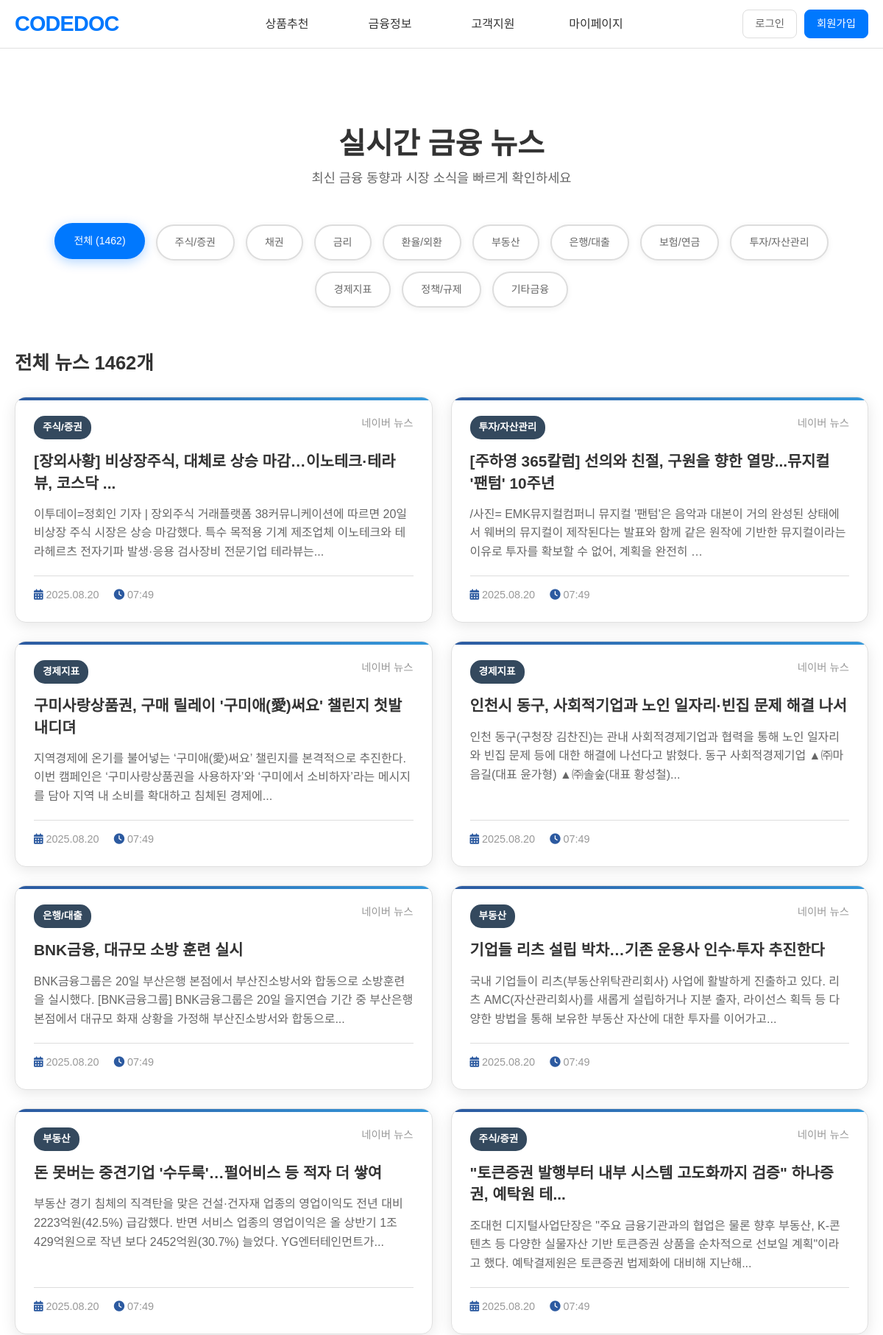
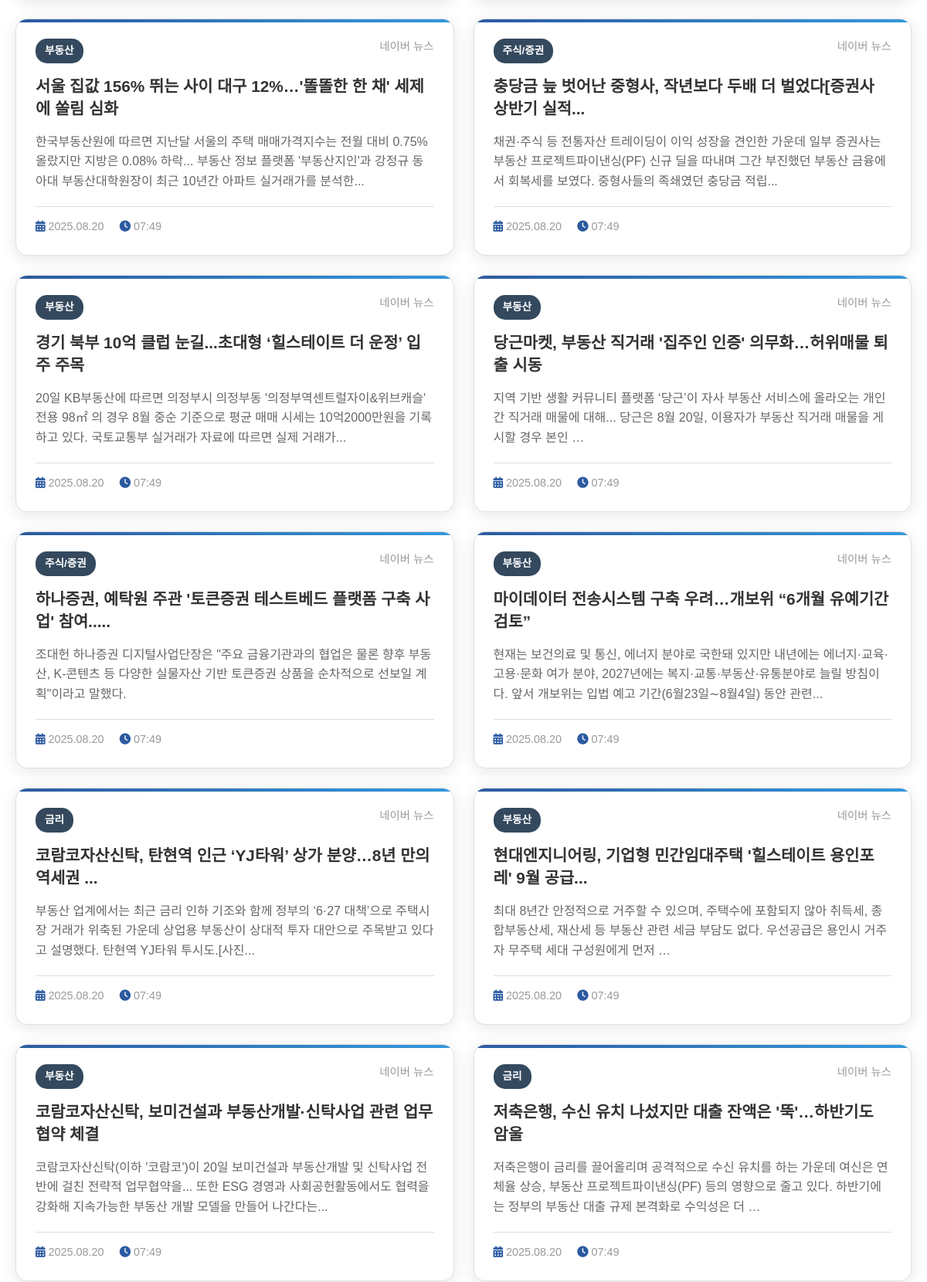
Page /news/ (upper part) on the committed database (2 pictures, top to bottom).
### news/models.py (models this page shows, shortened)
class News(models.Model):
    CATEGORY_CHOICES = [
        ('주식/증권', '주식/증권'),
        ('채권', '채권'),
        ('금리', '금리'),
        ('환율/외환', '환율/외환'),
        ('부동산', '부동산'),
        ('은행/대출', '은행/대출'),
        ('보험/연금', '보험/연금'),
        ('투자/자산관리', '투자/자산관리'),
        ('경제지표', '경제지표'),
        ('정책/규제', '정책/규제'),
        ('기타금융', '기타금융'),
    ]
    title = models.CharField(max_length=500)
    description = models.TextField()
    link = models.URLField(max_length=1000)
    category = models.CharField(max_length=50, choices=CATEGORY_CHOICES, default='기타금융')
    source = models.CharField(max_length=100, default='네이버 뉴스')
    pub_date = models.CharField(max_length=20)  # 원본 날짜 형식 저장
    collected_time = models.DateTimeField(default=timezone.now)
    class Meta:
        ordering = ['-collected_time']
        unique_together = ['title', 'link']  # 중복 방지

### news/views.py (the view)
# urls.py: path('', views.news_list, name='news_list'),
def news_list(request):
    category = request.GET.get('category', '')
    news_queryset = News.objects.all()
    if category and category != 'all':
        news_queryset = news_queryset.filter(category=category)
    paginator = Paginator(news_queryset, 20)  # 페이지당 20개
    page_number = request.GET.get('page')
    page_obj = paginator.get_page(page_number)
    categories = News.CATEGORY_CHOICES
    context = {
        'page_obj': page_obj,
        'categories': categories,
        'current_category': category,
        'total_count': news_queryset.count()
    }
    return render(request, 'news/news_list.html', context)

### news/templates/news/news_list.html (shortened to what this page needs)
{% extends 'base.html' %}
{% load static %}
{% block extra_css %}
<link href="https://cdn.jsdelivr.net/npm/bootstrap@5.1.3/dist/css/bootstrap.min.css" rel="stylesheet">
<link rel="stylesheet" href="{% static 'news/css/news_list.css' %}">
<link href="https://cdnjs.cloudflare.com/ajax/libs/font-awesome/6.0.0/css/all.min.css" rel="stylesheet">
{% endblock %}
{% block content %}
<div class="container">
    <div class="page-header">
        <h1 class="page-title">
            실시간 금융 뉴스
        </h1>
        <p class="page-subtitle">최신 금융 동향과 시장 소식을 빠르게 확인하세요</p>
    </div>
    <div class="filter-tabs">
        <a href="?category=all" class="filter-btn {% if not current_category or current_category == 'all' %}active{% endif %}">
            전체 ({{ total_count }})
        </a>
        {% for category_code, category_name in categories %}
            <a href="?category={{ category_code }}" class="filter-btn {% if current_category == category_code %}active{% endif %}">
                {{ category_name }}
            </a>
        {% endfor %}
    </div>
    <div class="news-section">
        {% if current_category and current_category != 'all' %}
            {% for category_code, category_name in categories %}
                {% if category_code == current_category %}
                    <h2 class="section-title">{{ category_name }} 뉴스</h2>
                {% endif %}
            {% endfor %}
        {% else %}
            <h2 class="section-title">전체 뉴스 {{ total_count }}개</h2>
        {% endif %}
        <div class="news-grid">
            {% for news in page_obj %}
                <div class="news-card">
                    <div class="news-header">
                        <span class="category-badge">{{ news.category }}</span>
                        <span class="news-source">{{ news.source }}</span>
                    </div>
                    <h3 class="news-title">
                        <a href="{{ news.link }}" target="_blank">
                            {{ news.title }}
                        </a>
                    </h3>
                    <p class="news-description">{{ news.description|truncatewords:25 }}</p>
                    <div class="news-meta">
                        <span>
                            <i class="fas fa-calendar-alt"></i>
                            {{ news.pub_date }}
                        </span>
                        <span>
                            <i class="fas fa-clock"></i>
                            {{ news.collected_time|date:"H:i" }}
                        </span>
                    </div>
                </div>
            {% empty %}
                <div class="empty-state">
                    <i class="fas fa-newspaper"></i>
                    <h3>뉴스가 없습니다</h3>
                    <p>새로고침 버튼을 눌러 최신 뉴스를 가져와보세요.</p>
                </div>
            {% endfor %}
        </div>
    </div>
</div>
{% endblock %}

### codedocweb/static/css/ex.css (style rules this page uses)
:root { --primary-color: #0078FE; --primary-hover: #0056b3; --text-primary: #333; --text-secondary: #666; --text-muted: #999; --bg-primary: #fff; --bg-secondary: #f8f9fa; --bg-light: #e9ecef; --border-primary: #e0e0e0; --border-light: #ddd; --border-radius-small: 8px; --border-radius-normal: 15px; --border-radius-large: 25px; --container-width: 1200px; --nav-height: 65px; --box-shadow: 0 4px 20px rgba(0,0,0,0.1); }
* { margin: 0; padding: 0; box-sizing: border-box; }
html, body { font-family: 'NanumSquare', sans-serif; }

### home/static/css/style.css (style rules this page uses)
:root { --primary-color: #0078FE; --primary-hover: #0056b3; --text-primary: #333; --text-secondary: #666; --text-muted: #999; --bg-primary: #fff; --bg-secondary: #f8f9fa; --bg-light: #e9ecef; --border-primary: #e0e0e0; --border-light: #ddd; --border-radius-small: 8px; --border-radius-normal: 15px; --border-radius-large: 25px; --container-width: 1200px; --nav-height: 65px; --box-shadow: 0 4px 20px rgba(0,0,0,0.1); }
* { margin: 0; padding: 0; box-sizing: border-box; }
html, body { font-family: 'NanumSquare', sans-serif; }

### codedocweb/templates/base.html (style rules this page uses)
body { position: relative; }

### rows in the picture
News: category "주식/증권", source "네이버 뉴스", title "[장외사황] 비상장주식, 대체로 상승 마감…이노테크·테라뷰, 코스닥 ...", description "이투데이=정회인 기자 | 장외주식 거래플랫폼 38커뮤니케이션에 따르면 20일 비상장 주식 시장은 상승 마감했다. 특수 목적용 기계 제조업체 이노테크와 테라헤르츠 전자기파 발생·응용 검사장비 전문기업 테라뷰는...", pub_date "2025.08.20", collected_time "07:49"
News: category "투자/자산관리", source "네이버 뉴스", title "[주하영 365칼럼] 선의와 친절, 구원을 향한 열망...뮤지컬 '팬텀' 10주년", description "/사진= EMK뮤지컬컴퍼니 뮤지컬 '팬텀'은 음악과 대본이 거의 완성된 상태에서 웨버의 뮤지컬이 제작된다는 발표와 함께 같은 원작에 기반한 뮤지컬이라는 이유로 투자를 확보할 수 없어, 계획을 완전히 …", pub_date "2025.08.20", collected_time "07:49"
News: category "경제지표", source "네이버 뉴스", title "구미사랑상품권, 구매 릴레이 '구미애(愛)써요' 챌린지 첫발 내디뎌", description "지역경제에 온기를 불어넣는 ‘구미애(愛)써요’ 챌린지를 본격적으로 추진한다. 이번 캠페인은 ‘구미사랑상품권을 사용하자’와 ‘구미에서 소비하자’라는 메시지를 담아 지역 내 소비를 확대하고 침체된 경제에...", pub_date "2025.08.20", collected_time "07:49"
News: category "경제지표", source "네이버 뉴스", title "인천시 동구, 사회적기업과 노인 일자리·빈집 문제 해결 나서", description "인천 동구(구청장 김찬진)는 관내 사회적경제기업과 협력을 통해 노인 일자리와 빈집 문제 등에 대한 해결에 나선다고 밝혔다. 동구 사회적경제기업 ▲㈜마음길(대표 윤가형) ▲㈜솔숲(대표 황성철)...", pub_date "2025.08.20", collected_time "07:49"
News: category "은행/대출", source "네이버 뉴스", title "BNK금융, 대규모 소방 훈련 실시", description "BNK금융그룹은 20일 부산은행 본점에서 부산진소방서와 합동으로 소방훈련을 실시했다. [BNK금융그룹] BNK금융그룹은 20일 을지연습 기간 중 부산은행 본점에서 대규모 화재 상황을 가정해 부산진소방서와 합동으로...", pub_date "2025.08.20", collected_time "07:49"
News: category "부동산", source "네이버 뉴스", title "기업들 리츠 설립 박차…기존 운용사 인수∙투자 추진한다", description "국내 기업들이 리츠(부동산위탁관리회사) 사업에 활발하게 진출하고 있다. 리츠 AMC(자산관리회사)를 새롭게 설립하거나 지분 출자, 라이선스 획득 등 다양한 방법을 통해 보유한 부동산 자산에 대한 투자를 이어가고...", pub_date "2025.08.20", collected_time "07:49"
News: category "부동산", source "네이버 뉴스", title "돈 못버는 중견기업 '수두룩'…펄어비스 등 적자 더 쌓여", description "부동산 경기 침체의 직격탄을 맞은 건설·건자재 업종의 영업이익도 전년 대비 2223억원(42.5%) 급감했다. 반면 서비스 업종의 영업이익은 올 상반기 1조429억원으로 작년 보다 2452억원(30.7%) 늘었다. YG엔터테인먼트가...", pub_date "2025.08.20", collected_time "07:49"
News: category "주식/증권", source "네이버 뉴스", title "\"토큰증권 발행부터 내부 시스템 고도화까지 검증\" 하나증권, 예탁원 테...", description "조대헌 디지털사업단장은 \"주요 금융기관과의 협업은 물론 향후 부동산, K-콘텐츠 등 다양한 실물자산 기반 토큰증권 상품을 순차적으로 선보일 계획\"이라고 했다. 예탁결제원은 토큰증권 법제화에 대비해 지난해...", pub_date "2025.08.20", collected_time "07:49"
News: category "부동산", source "네이버 뉴스", title "서울 집값 156% 뛰는 사이 대구 12%…'똘똘한 한 채' 세제에 쏠림 심화", description "한국부동산원에 따르면 지난달 서울의 주택 매매가격지수는 전월 대비 0.75% 올랐지만 지방은 0.08% 하락... 부동산 정보 플랫폼 '부동산지인'과 강정규 동아대 부동산대학원장이 최근 10년간 아파트 실거래가를 분석한...", pub_date "2025.08.20", collected_time "07:49"
News: category "주식/증권", source "네이버 뉴스", title "충당금 늪 벗어난 중형사, 작년보다 두배 더 벌었다[증권사 상반기 실적...", description "채권·주식 등 전통자산 트레이딩이 이익 성장을 견인한 가운데 일부 증권사는 부동산 프로젝트파이낸싱(PF) 신규 딜을 따내며 그간 부진했던 부동산 금융에서 회복세를 보였다. 중형사들의 족쇄였던 충당금 적립...", pub_date "2025.08.20", collected_time "07:49"
News: category "부동산", source "네이버 뉴스", title "경기 북부 10억 클럽 눈길...초대형 ‘힐스테이트 더 운정’ 입주 주목", description "20일 KB부동산에 따르면 의정부시 의정부동 '의정부역센트럴자이&위브캐슬' 전용 98㎡ 의 경우 8월 중순 기준으로 평균 매매 시세는 10억2000만원을 기록하고 있다. 국토교통부 실거래가 자료에 따르면 실제 거래가...", pub_date "2025.08.20", collected_time "07:49"
News: category "부동산", source "네이버 뉴스", title "당근마켓, 부동산 직거래 '집주인 인증' 의무화…허위매물 퇴출 시동", description "지역 기반 생활 커뮤니티 플랫폼 ‘당근’이 자사 부동산 서비스에 올라오는 개인 간 직거래 매물에 대해... 당근은 8월 20일, 이용자가 부동산 직거래 매물을 게시할 경우 본인 …", pub_date "2025.08.20", collected_time "07:49"
News: category "주식/증권", source "네이버 뉴스", title "하나증권, 예탁원 주관 '토큰증권 테스트베드 플랫폼 구축 사업' 참여.....", description "조대헌 하나증권 디지털사업단장은 \"주요 금융기관과의 협업은 물론 향후 부동산, K-콘텐츠 등 다양한 실물자산 기반 토큰증권 상품을 순차적으로 선보일 계획\"이라고 말했다.", pub_date "2025.08.20", collected_time "07:49"
News: category "부동산", source "네이버 뉴스", title "마이데이터 전송시스템 구축 우려…개보위 “6개월 유예기간 검토”", description "현재는 보건의료 및 통신, 에너지 분야로 국한돼 있지만 내년에는 에너지·교육·고용·문화 여가 분야, 2027년에는 복지·교통·부동산·유통분야로 늘릴 방침이다. 앞서 개보위는 입법 예고 기간(6월23일∼8월4일) 동안 관련...", pub_date "2025.08.20", collected_time "07:49"
News: category "금리", source "네이버 뉴스", title "코람코자산신탁, 탄현역 인근 ‘YJ타워’ 상가 분양…8년 만의 역세권 ...", description "부동산 업계에서는 최근 금리 인하 기조와 함께 정부의 ‘6·27 대책’으로 주택시장 거래가 위축된 가운데 상업용 부동산이 상대적 투자 대안으로 주목받고 있다고 설명했다. 탄현역 YJ타워 투시도.[사진...", pub_date "2025.08.20", collected_time "07:49"
News: category "부동산", source "네이버 뉴스", title "현대엔지니어링, 기업형 민간임대주택 '힐스테이트 용인포레' 9월 공급...", description "최대 8년간 안정적으로 거주할 수 있으며, 주택수에 포함되지 않아 취득세, 종합부동산세, 재산세 등 부동산 관련 세금 부담도 없다. 우선공급은 용인시 거주자 무주택 세대 구성원에게 먼저 …", pub_date "2025.08.20", collected_time "07:49"
News: category "부동산", source "네이버 뉴스", title "코람코자산신탁, 보미건설과 부동산개발·신탁사업 관련 업무협약 체결", description "코람코자산신탁(이하 '코람코')이 20일 보미건설과 부동산개발 및 신탁사업 전반에 걸친 전략적 업무협약을... 또한 ESG 경영과 사회공헌활동에서도 협력을 강화해 지속가능한 부동산 개발 모델을 만들어 나간다는...", pub_date "2025.08.20", collected_time "07:49"
News: category "금리", source "네이버 뉴스", title "저축은행, 수신 유치 나섰지만 대출 잔액은 '뚝'…하반기도 암울", description "저축은행이 금리를 끌어올리며 공격적으로 수신 유치를 하는 가운데 여신은 연체율 상승, 부동산 프로젝트파이낸싱(PF) 등의 영향으로 줄고 있다. 하반기에는 정부의 부동산 대출 규제 본격화로 수익성은 더 …", pub_date "2025.08.20", collected_time "07:49"

### other values in the picture
{{ total_count }} "1462"
{{ category_name }} "주식/증권" "채권" "금리" "환율/외환" "부동산" "은행/대출" "보험/연금" "투자/자산관리" "경제지표" "정책/규제" "기타금융"
